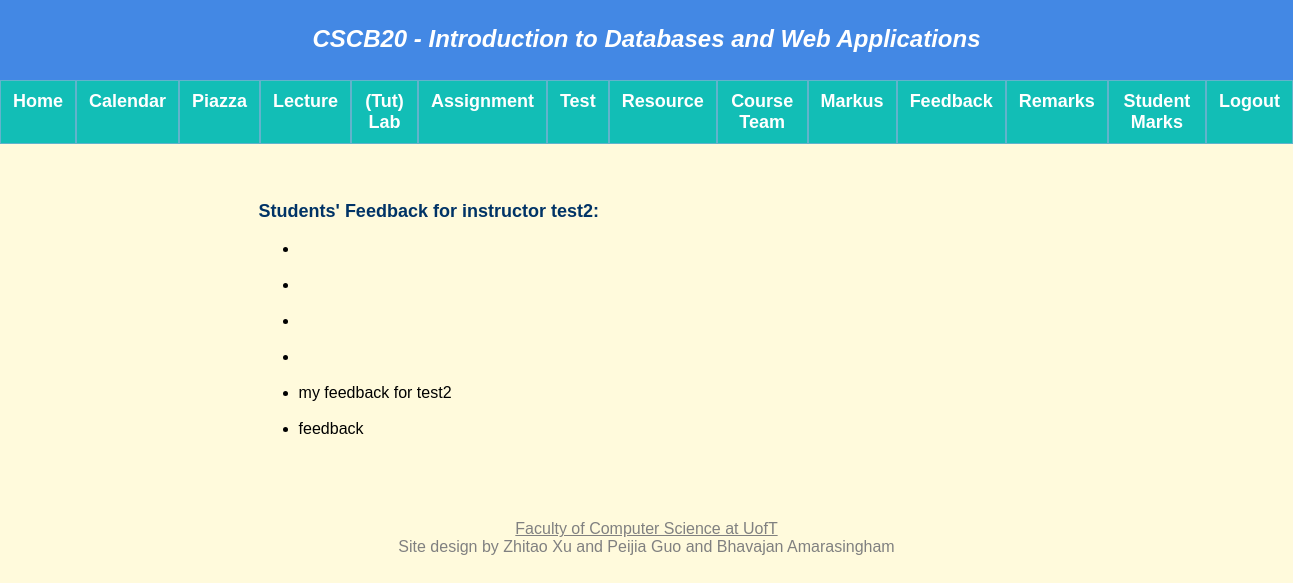
/feedback (signed in), run on an earlier commit of the app's database.
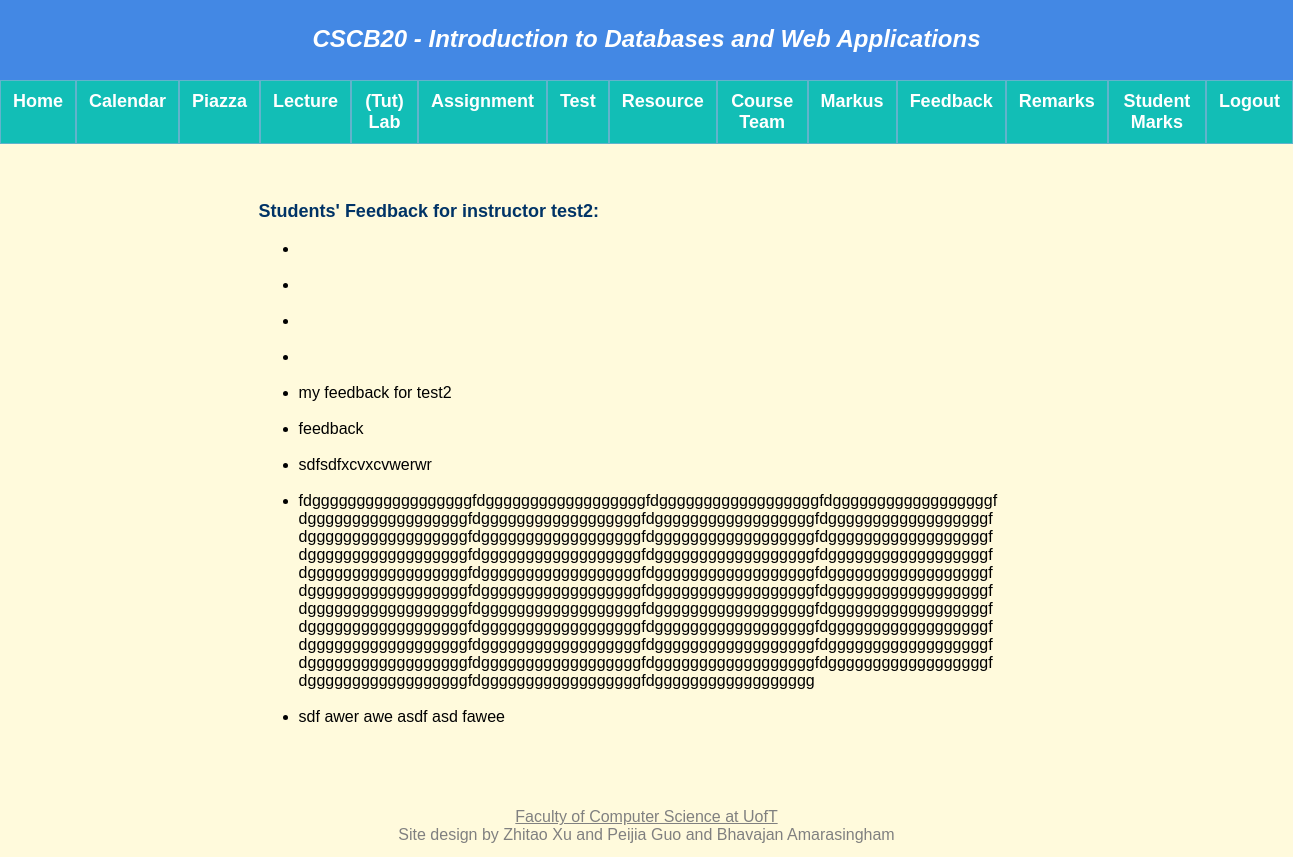
And on a later commit of the database.
### app.py (models this page shows, shortened)
class Feedback(db.Model):
    __tablename__ = 'Feedback'
    fid = db.Column(db.Integer, primary_key = True)
    feedbackText = db.Column(db.String(200), nullable=False)
    instructor_username= db.Column(db.Integer, db.ForeignKey('Person.username'), nullable = False)

### app.py (the view)
@app.route("/feedback", methods = ['GET', 'POST'])
def feedback():
    username = session['name']
    feedback_for_instructor = query_instructors_see(username)
    if request.method == 'GET':
         return render_template("feedback.html", feedback_for_instructor = feedback_for_instructor)

### app.py (called while the page is built)
def query_instructors_see(username):
    query_instructor = db.session.query(Feedback).filter(Feedback.instructor_username == username)
    return query_instructor

### templates/feedback.html (shortened to what this page needs)
{% extends "template.html" %}
{% block content %}
{% if not session.name %}
<p>Access Denied</p>
{% else %}
    {% if session.type == 1 %}
    <br>
    <div class="feedbacks">
        <h3>
            Students' Feedback for instructor
            {% if session.name %}
                {{ session.name }}:
            {% endif %}
        </h3>
        <br>
        <ul>
            {% for Feedbacks in feedback_for_instructor %}
            <li> {{ Feedbacks.feedbackText }} </li>
            <br>
            {% endfor %}
        </ul>
    </div>
    {% else %}
    <p>Access Denied</p>
    {% endif %}
{% endif %}
{% endblock %}

What changed in the data, as far as the page shows it:
added Feedback: feedbackText "sdfsdfxcvxcvwerwr"
added Feedback: feedbackText "fdggggggggggggggggggfdggggggggggggggggggfdggggggggggggggggggfdggggggggggggggggggfdggggggggggggggggggfdggggggggggggggggggfdggggggggggggggggggfdggggggggggggggggggfdggggggggggggggggggfdggggggggggggggggggfdggggggggggggggggggfdggggggggggggggggggfdggggggggggggggggggfdggggggggggggggggggfdggggggggggggggggggfdggggggggggggggggggfdggggggggggggggggggfdggggggggggggggggggfdggggggggggggggggggfdggggggggggggggggggfdggggggggggggggggggfdggggggggggggggggggfdggggggggggggggggggfdggggggggggggggggggfdggggggggggggggggggfdggggggggggggggggggfdggggggggggggggggggfdggggggggggggggggggfdggggggggggggggggggfdggggggggggggggggggfdggggggggggggggggggfdggggggggggggggggggfdggggggggggggggggggfdggggggggggggggggggfdgggggggggggggggggg…"
added Feedback: feedbackText "sdf awer awe asdf asd fawee"
